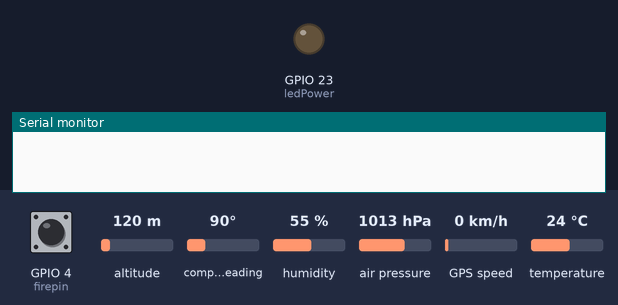
The sketch below on a simulated ESP32. On the bench: output pins drawn as LEDs (lit = HIGH), the last lines printed to the serial monitor. The test bench sets the inputs (shaded band); at power-on: GPIO 4 (firepin) HIGH, altitude 120 m, compass heading 90°, humidity 55 %, air pressure 1013 hPa, GPS speed 0 km/h, temperature 24 °C. The GPS gets a fix after 3 s at 37.7749, -122.4194 with 8 satellites. At 3.9 s the program puts the board to deep sleep or switches it off; the recording ends there.

Above: at 0.0 s.
At 1.2 s:
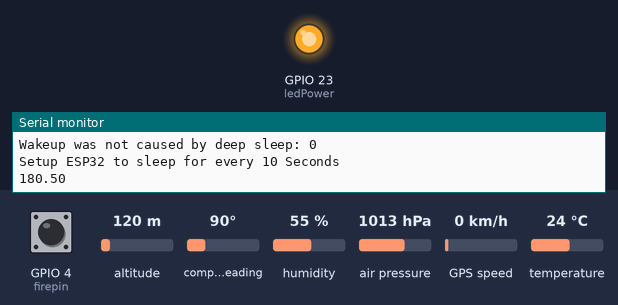
Timing chart, 0 to 2.7 s (numbered marks = the images above):
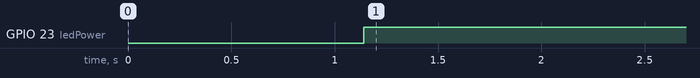

The sketch:

lorasend.ino
```cpp
#include "Arduino.h"
#include <HardwareSerial.h>
#include <TinyGPS++.h>
#include <Wire.h>
#include <Adafruit_Sensor.h>
#include <Adafruit_BME280.h>

#define SEALEVELPRESSURE_HPA (1013.25)
#define rx 16                                          //LORA TX
#define tx 17                                          //LORA RX
#define RXD2 12                                       //GPS RX
#define TXD2 13                                       //GPD TX
#define mq02pin 34
#define firepin 4

int measurePin = 39;
int ledPower = 23;

int samplingTime = 280;
int deltaTime = 40;
int sleepTime = 9680;

float voMeasured = 0;
float calcVoltage = 0;
float dustDensity = 0;

HardwareSerial mySerial(1);

TinyGPSPlus gps;

Adafruit_BME280 bme;

#define uS_TO_S_FACTOR 1000000
#define TIME_TO_SLEEP  10
RTC_DATA_ATTR int bootCount = 0;

float latitude, longitude;
String fire;
String mq02;
String gpslat,gpslng;
String temp, humidity, pressure, al;
String sentString;

void setup() {
  Serial.begin(9600);
  delay(500);
  pinMode(ledPower,OUTPUT);
  ++bootCount;
  Serial.println("Boot number: " + String(bootCount));
  print_wakeup_reason();
  esp_sleep_enable_timer_wakeup(TIME_TO_SLEEP * uS_TO_S_FACTOR);
  Serial.println("Setup ESP32 to sleep for every " + String(TIME_TO_SLEEP) + " Seconds");
  bme.begin(0x76);

  mySerial.begin(9600,SERIAL_8N1,rx,tx);
  Serial2.begin(9600, SERIAL_8N1,RXD2,TXD2);
  delay(200);
  bme280();
  delay(200);
  mq02read();
  delay(200);
  Dust();
  firesensor();
  delay(200);
  while (Serial2.available() > 0)
    if (gps.encode(Serial2.read()))
      GPSlocation();
  if (millis() > 5000 && gps.charsProcessed() < 10)
  {
    Serial.println(F("No GPS detected: check wiring."));
    while(true);
  }
  delay(500);
  sentString = fire + "," + mq02 + "," + dustDensity + "," + temp + "," + humidity + "," + pressure + "," + al + "," + gpslat + "," + gpslng;

  Serial.println(sentString);
  mySerial.println(sentString);

  Serial.println("Going to sleep now");
  delay(1000);
  Serial.flush();
  esp_deep_sleep_start();
  Serial.println("This will never be printed");
}

void loop() {
}

void bme280() {
  temp = bme.readTemperature();
  humidity = bme.readHumidity();
  pressure = bme.readPressure() / 100.0F;
  al = bme.readAltitude(SEALEVELPRESSURE_HPA);

}
void mq02read(){
  mq02=analogRead(mq02pin);
}

void firesensor(){
  fire=digitalRead(firepin);
}

void GPSlocation()
{
  Serial.print(F("Location: "));
  if (gps.location.isValid())
  {
    latitude = gps.location.lat();
    gpslat = String(latitude , 6);
    longitude = gps.location.lng();
    gpslng = String(longitude , 6);
  }
  else
  {
    Serial.print(F("INVALID"));
  }
}

void Dust(){
  digitalWrite(ledPower,LOW);
  delayMicroseconds(samplingTime);
  voMeasured = analogRead(measurePin);
  delayMicroseconds(deltaTime);
  digitalWrite(ledPower,HIGH);
  delayMicroseconds(sleepTime);
  calcVoltage = voMeasured * (3.3 / 4096.0);
  dustDensity = 0.17 * calcVoltage - 0.1;
  dustDensity = dustDensity* 1000;
  Serial.println(dustDensity);
  delay(1000);
}

void print_wakeup_reason(){
  esp_sleep_wakeup_cause_t wakeup_reason;

  wakeup_reason = esp_sleep_get_wakeup_cause();

  switch(wakeup_reason)
  {
    case ESP_SLEEP_WAKEUP_EXT0 : Serial.println("Wakeup caused by external signal using RTC_IO"); break;
    case ESP_SLEEP_WAKEUP_EXT1 : Serial.println("Wakeup caused by external signal using RTC_CNTL"); break;
    case ESP_SLEEP_WAKEUP_TIMER : Serial.println("Wakeup caused by timer"); break;
    case ESP_SLEEP_WAKEUP_TOUCHPAD : Serial.println("Wakeup caused by touchpad"); break;
    case ESP_SLEEP_WAKEUP_ULP : Serial.println("Wakeup caused by ULP program"); break;
    default : Serial.printf("Wakeup was not caused by deep sleep: %d\n",wakeup_reason); break;
  }
}
```

Measured:
- by itself, GPIO 23 (ledPower): LOW → HIGH at 1.1 s
